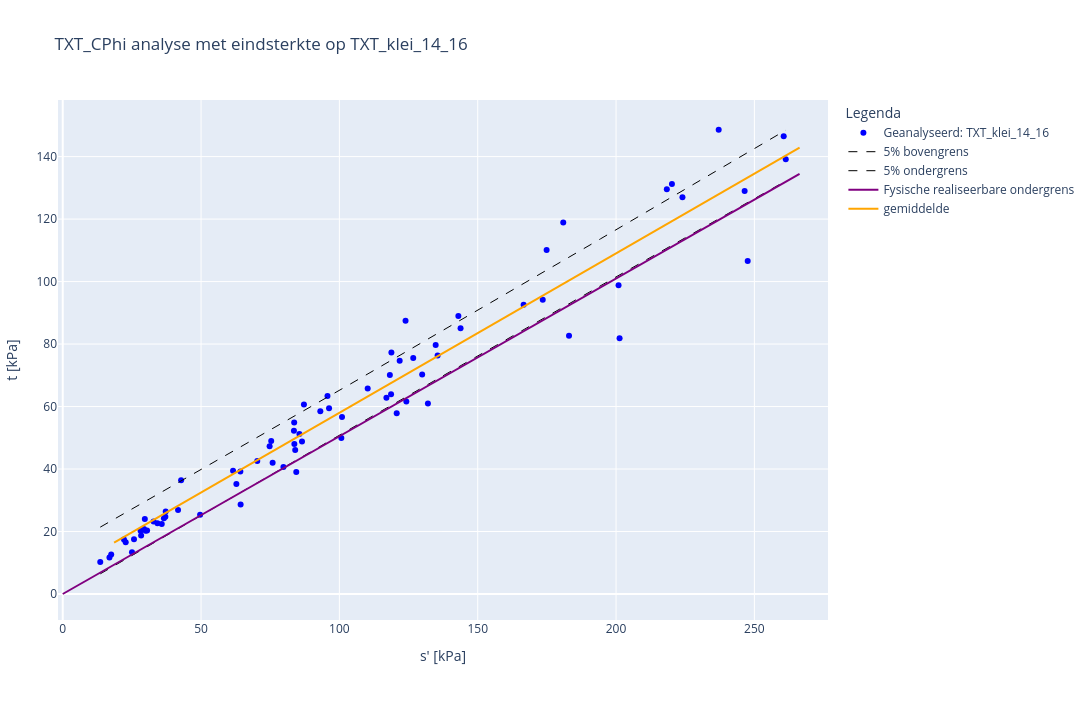
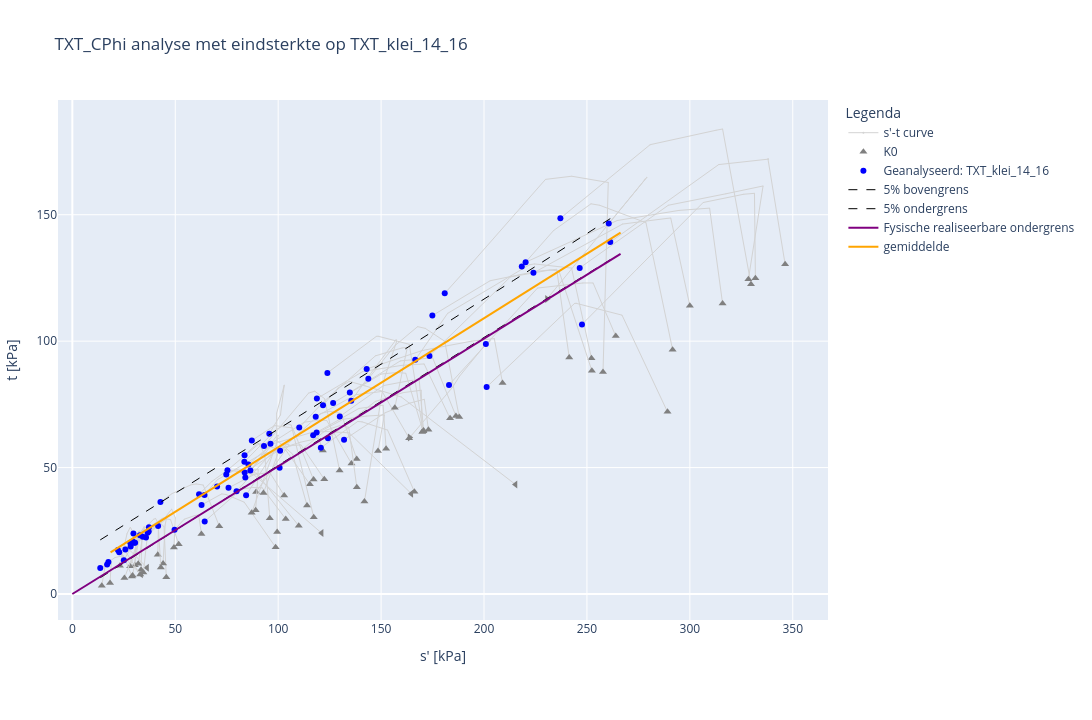

Source (notebook cell) for these figures, in order:
### Code cell
#voer C-phi analyse uit met invoer en toon grafieken

if dropdown_type_proef.value.startswith('TXT'):
    rekpercentage = dropdown_rekpercentage_txt.value
else:
    rekpercentage = dropdown_rekpercentage_dss.value

analyse = CPhiAnalyse(dbase=dbase, investigation_groups=[dropdown_verzameling.value], effective_stress= rekpercentage,
                      analysis_type=dropdown_type_proef.value)

analyse.apply_parameters(cohesie_gem = PV_A1_COH_GEM_handmatig[0])
analyse.apply_parameters(phi_kar = PV_A2_PHI_KAR_handmatig[0])
analyse.apply_parameters(cohesie_kar = PV_A1_COH_KAR_handmatig[0])
analyse.apply_settings(material_factor_cohesion = PV_PARTCOH[0]) 
analyse.apply_settings(material_factor_tan_phi = PV_PARTPHI[0]) 
analyse.apply_settings(alpha = PV_TYPEVERZAMELING[0])

#Toon resultaten figuur en tabel met cohesie en hoek van inwendige wrijving
extra_verzamelingen_tonen = list(multi_select_verzameling.value)
analyse.show_figure(plot_extra_dataset= extra_verzamelingen_tonen )
analyse.show_figure(plot_spanningspaden=True)
analyse.print_short_results()
